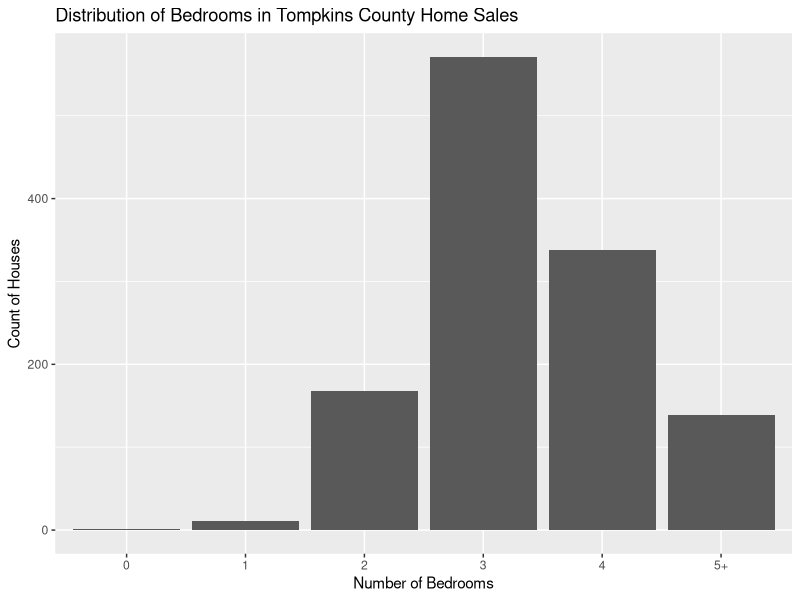
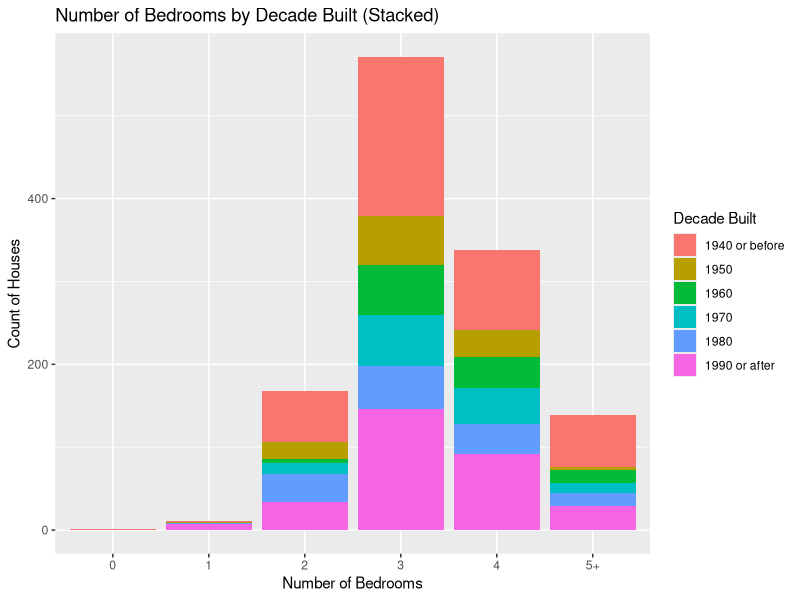
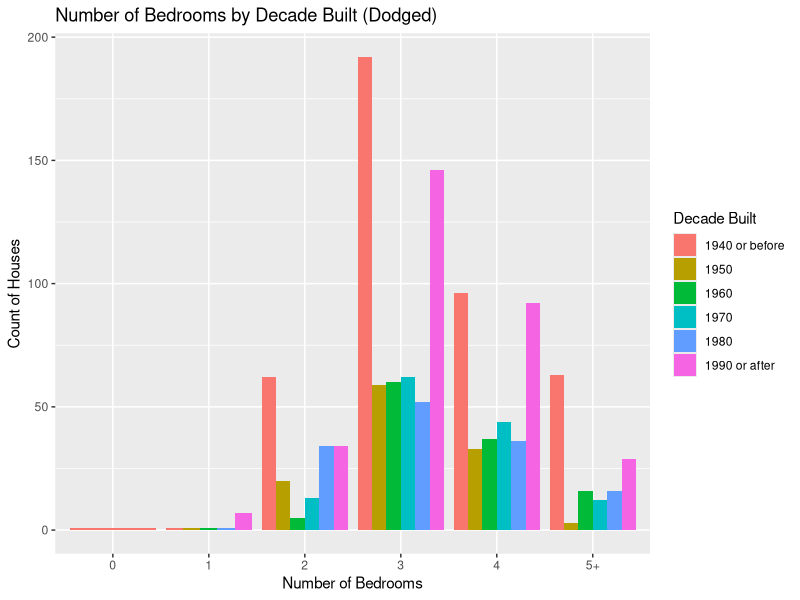
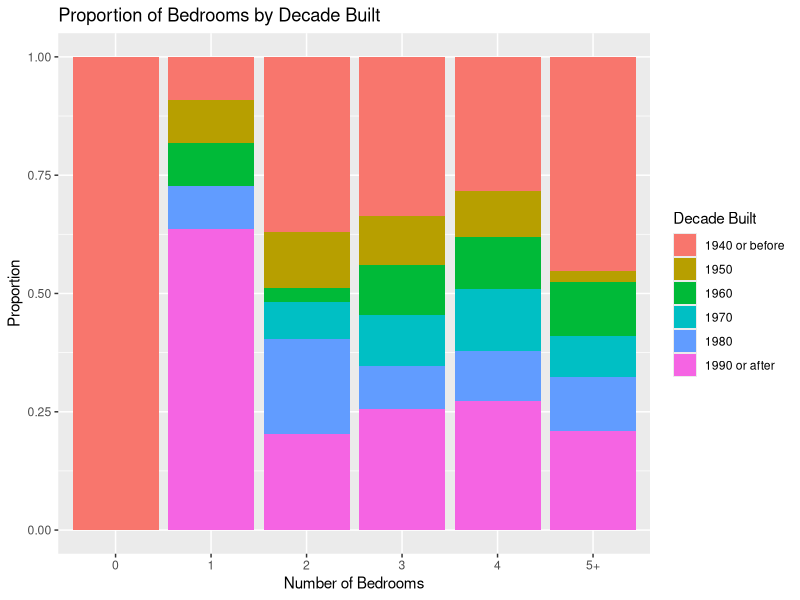
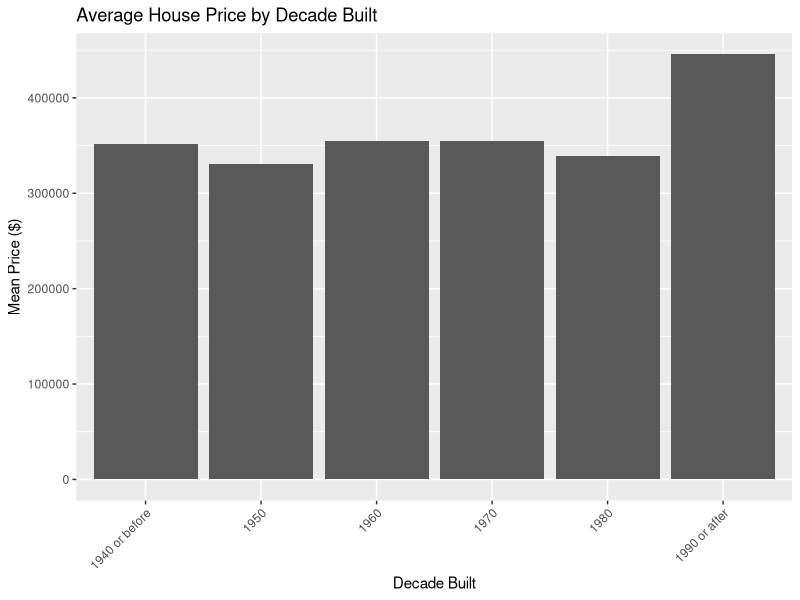
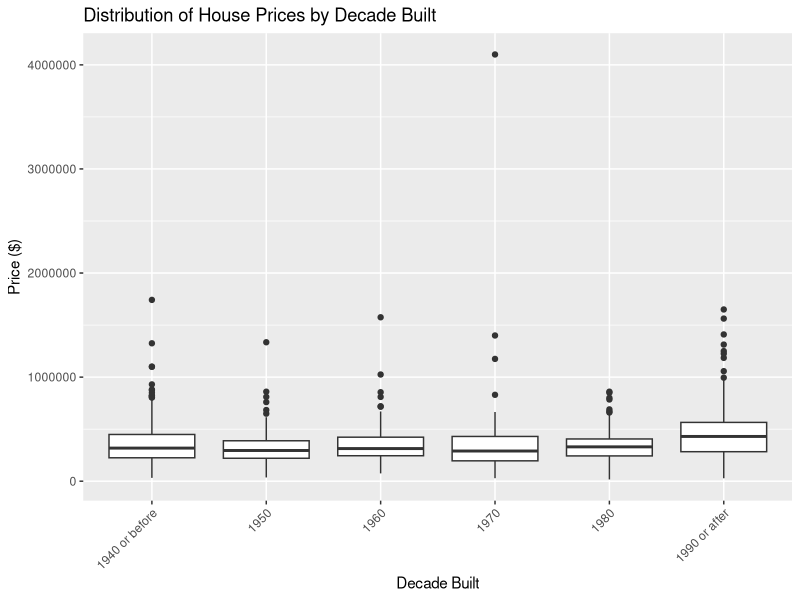
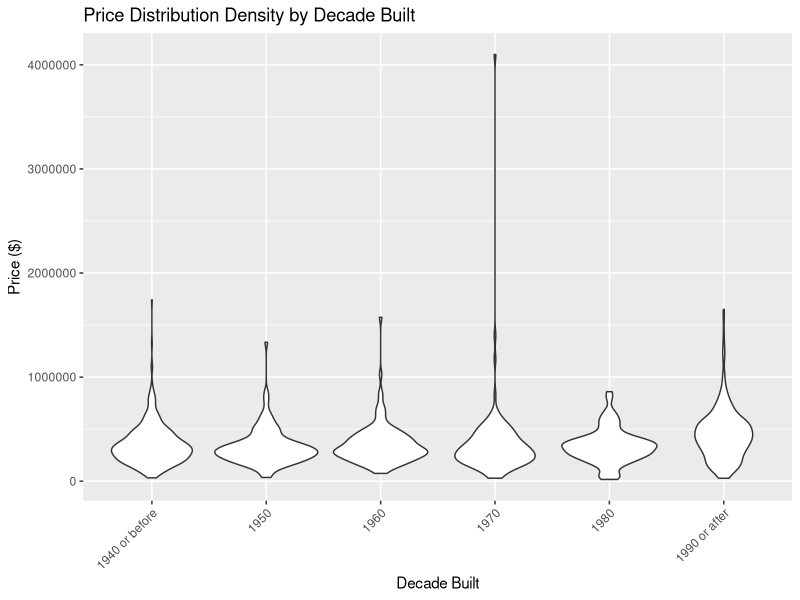
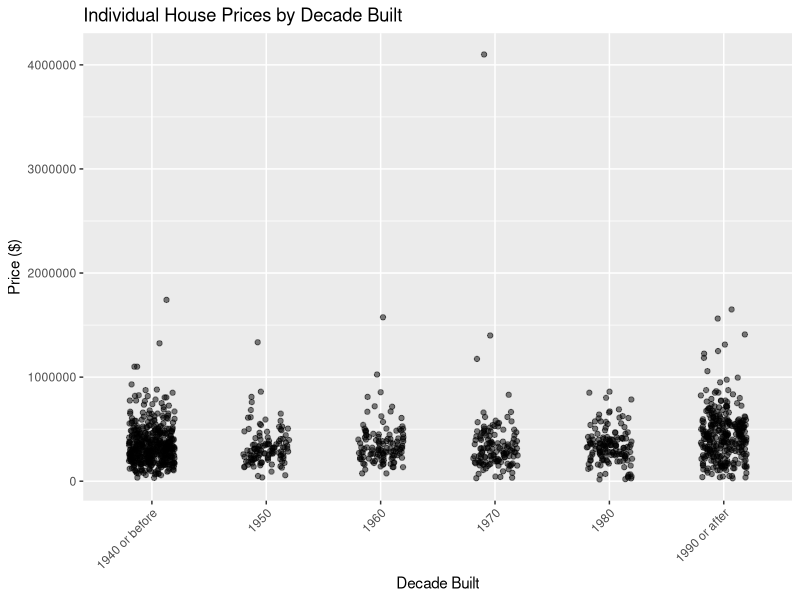

Source code (R) for these figures, in order:
## ---- chunk 1
#| label: packages

library(tidyverse)

options(scipen = 999)
## ---- chunk 2
#| label: load-tompkins

tompkins <- read_csv("data/tompkins-home-sales.csv") |>
  mutate(decade_built = (year_built %/% 10) * 10) |>
  mutate(
    decade_built_cat = case_when(
      decade_built <= 1940 ~ "1940 or before",
      decade_built >= 1990 ~ "1990 or after",
      .default = as.character(decade_built)
    )
  )
## ---- chunk 3
#| label: beds
tompkins_beds <- tompkins |>
  mutate(beds = factor(beds) |>
    fct_collapse(
      "5+" = c("5", "6", "7", "9", "11")
    )) |>
  drop_na(beds)
## ---- chunk 4
#| label: beds-bar

# Basic bar chart 
ggplot(tompkins_beds, aes(x = beds)) +
  geom_bar() +
  labs(
    title = "Distribution of Bedrooms in Tompkins County Home Sales",
    x = "Number of Bedrooms",
    y = "Count of Houses"
  )
  

## ---- chunk 5
#| label: beds-bar-stack
# Step 1: Stacked bar chart

ggplot(tompkins_beds, aes(x = beds, fill = decade_built_cat)) +
  geom_bar() +
  labs(
    title = "Number of Bedrooms by Decade Built (Stacked)",
    x = "Number of Bedrooms",
    y = "Count of Houses",
    fill = "Decade Built"
  )

## ---- chunk 6
#| label: beds-bar-dodge

# Step 2: Dodged bar chart

ggplot(tompkins_beds, aes(x = beds, fill = decade_built_cat)) +
  geom_bar(position = "dodge") +
  labs(
    title = "Number of Bedrooms by Decade Built (Dodged)",
    x = "Number of Bedrooms",
    y = "Count of Houses",
    fill = "Decade Built"
  )
## ---- chunk 7
#| label: beds-bar-rel-freq

# Step 3: Relative frequency bar chart

ggplot(tompkins_beds, aes(x = beds, fill = decade_built_cat)) +
  geom_bar(position = "fill") +
  labs(
    title = "Proportion of Bedrooms by Decade Built",
    x = "Number of Bedrooms",
    y = "Proportion",
    fill = "Decade Built"
  )
## ---- chunk 8
#| label: mean-price-decade

mean_price_decade <- tompkins |>
  group_by(decade_built_cat) |>
  summarize(mean_price = mean(price))
## ---- chunk 9
#| label: mean-price-bar

# Bar chart
ggplot(mean_price_decade, aes(x = decade_built_cat, y = mean_price)) +
  geom_col() +
  labs(
    title = "Average House Price by Decade Built",
    x = "Decade Built",
    y = "Mean Price ($)"
  ) +
  theme(axis.text.x = element_text(angle = 45, hjust = 1))
## ---- chunk 10
#| label: mean-price-box

# Boxplot
ggplot(tompkins, aes(x = decade_built_cat, y = price)) +
  geom_boxplot() +
  labs(
    title = "Distribution of House Prices by Decade Built",
    x = "Decade Built",
    y = "Price ($)"
  ) +
  theme(axis.text.x = element_text(angle = 45, hjust = 1))
## ---- chunk 11
#| label: mean-price-violin

# Violin plot
ggplot(tompkins, aes(x = decade_built_cat, y = price)) +
  geom_violin() +
  labs(
    title = "Price Distribution Density by Decade Built",
    x = "Decade Built",
    y = "Price ($)"
  ) +
  theme(axis.text.x = element_text(angle = 45, hjust = 1))
## ---- chunk 12
#| label: mean-price-strip

set.seed(123)  
ggplot(tompkins, aes(x = decade_built_cat, y = price)) +
  geom_jitter(width = 0.2, alpha = 0.5) +  
  labs(
    title = "Individual House Prices by Decade Built",
    x = "Decade Built",
    y = "Price ($)"
  ) +
  theme(axis.text.x = element_text(angle = 45, hjust = 1))
